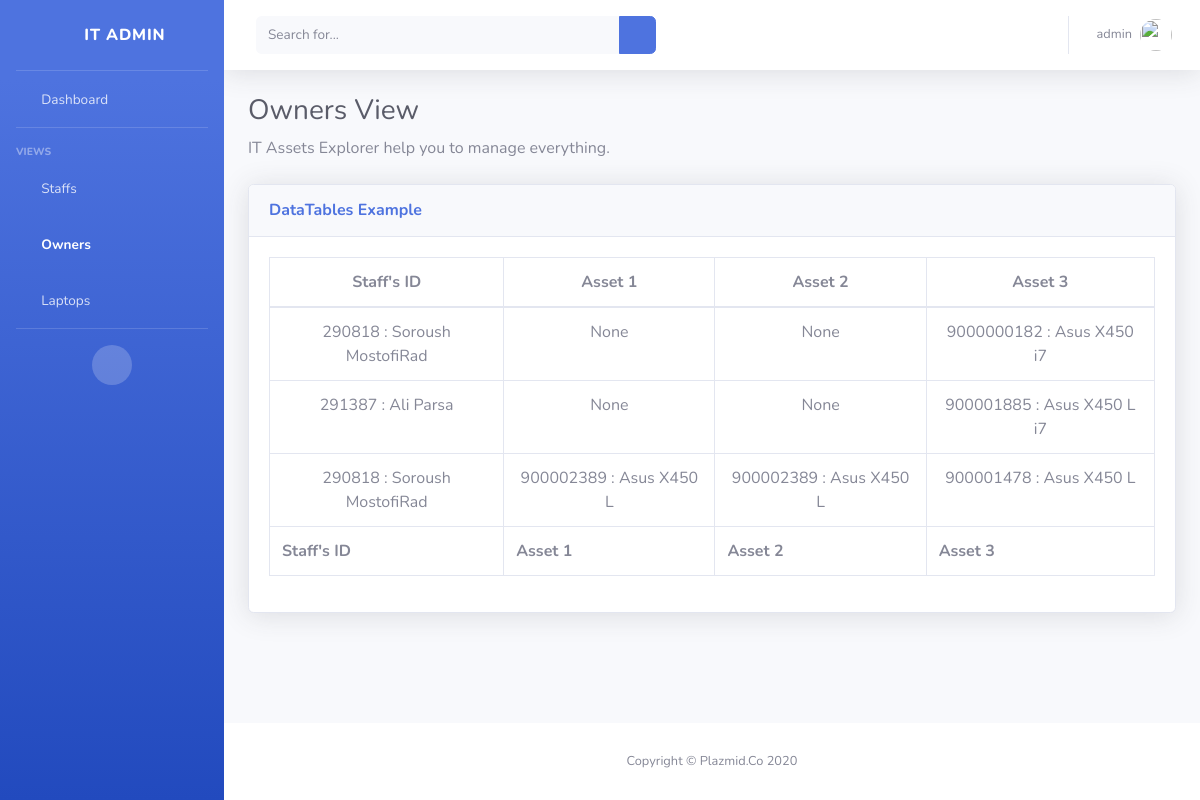
Screenshot of /tables/owners (signed in) with the database file from the repository.
### Assets/models.py (models this page shows, shortened)
class Owner(models.Model):
    owner_id = models.IntegerField(default=0, editable=False, primary_key=True)
    def owner_id(self):
        """
        Counts the total number of live changes of this type and saves the result to the `change_count` field.
        """
        count = self.change_set.filter(is_public=True).count()
        self.change_count = count
        self.save()
    Personal_id = models.ForeignKey(Personals, verbose_name='Personal ID', on_delete=PROTECT)
    owner_asset_1 = models.ForeignKey(Laptops, related_name='Asset1', verbose_name='Asset 1', blank=True, null=True,
                                      on_delete=PROTECT)
    owner_asset_2 = models.ForeignKey(Laptops, related_name='Asset2', verbose_name='Asset 2', blank=True, null=True,
                                      on_delete=PROTECT)
    owner_asset_3 = models.ForeignKey(Laptops, related_name='Asset3', verbose_name='Asset 3', blank=False,
                                      on_delete=PROTECT)

class Personals(models.Model):
    class Meta:
        verbose_name = 'Personals'
        verbose_name_plural = 'Personals'
    id = models.CharField(verbose_name='Personal ID', max_length=30, primary_key=True)
    firstname = models.CharField(verbose_name='First name', max_length=30)
    lastname = models.CharField(verbose_name='Last name', max_length=30)
    email = models.EmailField(verbose_name='Email')
    telphone = models.IntegerField(verbose_name='Telephone')
    photo = models.ImageField(verbose_name='Images', upload_to='staff_photo/', blank=True)
    Department = models.CharField(verbose_name='Department', max_length=30, null=True, blank=True)
    def __str__(self):
        return "%s : %s %s" % (self.id, self.firstname, self.lastname)

class Laptops(models.Model):
    class Meta:
        verbose_name = 'Laptops'
        verbose_name_plural = 'Laptops'
    id = models.CharField(verbose_name='Laptop ID', null=False, primary_key=True, max_length=30)
    model = models.CharField(verbose_name='Model', null=False, max_length=20)
    ram = models.IntegerField(verbose_name='RAM', null=True)
    SSD_512 = 1
    SSD_256 = 2
    HDD_1T = 3
    HDD_512 = 4
    HDD = (
        (SSD_512, 'SSD 512'),
        (SSD_256, 'SSD_256'),
        (HDD_1T, 'HDD_1T'),
        (HDD_512, 'HDD_512'),
    )
    HDD_status = models.IntegerField(choices=HDD, verbose_name='Hard Model')
    Win_7_32 = 1
    Win_7_64 = 2
    Win_8 = 3
    Win_10 = 4
    Win = (
        (Win_7_32, 'Windows 7 32 bit'),
        (Win_7_64, 'Windows 7 64 bit'),
        (Win_8, 'Windows 8 '),
        (Win_10, 'Windows_10'),
    )
    Win_status = models.IntegerField(choices=Win, verbose_name='Windows Status')
    Laptop_stock = 1
    Laptop_inUsed = 2
    Laptop_fixing = 3
    Laptop_overUsed = 4
    Laptop = (
        (Laptop_stock, 'لپ تاپ در انبار'),
        (Laptop_inUsed, 'لپ تاپ نزد کاربر'),
        (Laptop_fixing, 'لپ تاپ در تعمیرگاه'),
        (Laptop_overUsed, ' اسقاط شده است'),
    )
    Laptop_status = models.IntegerField(choices=Laptop, verbose_name='Laptop Status')
    Laptop_Description = models.TextField(verbose_name='Description', null=True)
    laptop_check_labled = models.BooleanField(verbose_name='Labled', default=False)
    def __str__(self):
        return "%s : %s " % (self.id, self.model)

### Assets/views.py (the view)
# urls.py: url('tables/owners', tables_owners_view, name='table_owners_view'),
def tables_owners_view(request):
    if request.user.is_authenticated:
        auth_user = request.user
        owner = Owner.objects.all()
        owner_context = {
            'owners': owner,
            'auth_user': auth_user
        }
        return render(request, 'Owners_tables.html', owner_context)
    else:
        return render(request, '404_not_found.html')

### Assets/templates/Owners_tables.html (shortened to what this page needs)
<!DOCTYPE html>
<html lang="en">
<head>
    {% load static %}
    <link href="{% static 'fontawesome/css/all.min.css' %}" rel="stylesheet" type="text/css">
    <link href="{% static 'css/sb-admin-2.min.css' %}" rel="stylesheet">
    <link href="{% static 'vendor/datatables/dataTables.bootstrap4.min.css' %}" rel="stylesheet">
</head>
<body id="page-top">
<div id="wrapper">
    <ul class="navbar-nav bg-gradient-primary sidebar sidebar-dark accordion" id="accordionSidebar">
        <a class="sidebar-brand d-flex align-items-center justify-content-center" href="#">
            <div class="sidebar-brand-icon rotate-n-15">
                <i class="fas fa-laptop-house"></i>
            </div>
            <div class="sidebar-brand-text mx-3">IT Admin</div>
        </a>
        <hr class="sidebar-divider my-0">
        <li class="nav-item">
            <a class="nav-link" href="{% url 'dashboard_view' %}}">
                <i class="fas fa-fw fa-tachometer-alt"></i>
                <span>Dashboard</span></a>
        </li>
        <hr class="sidebar-divider">
        <div class="sidebar-heading">
            Views
        </div>
        <li class="nav-item ">
            <a class="nav-link " href="{% url 'table_staffs_view' %}">
                <i class="fas fa-fw fa-user"></i>
                <span>Staffs</span>
            </a>
        </li>
        <li class="nav-item active">
            <a class="nav-link" href="{% url 'table_owners_view' %}">
                <i class="fas fa-fw fa-user-friends"></i>
                <span>Owners</span></a>
        </li>
        <li class="nav-item ">
            <a class="nav-link" href="{% url 'table_laptops_view' %}">
                <i class="fas fa-fw fa-laptop"></i>
                <span>Laptops</span></a>
        </li>
        <hr class="sidebar-divider d-none d-md-block">
        <div class="text-center d-none d-md-inline">
            <button class="rounded-circle border-0" id="sidebarToggle"></button>
        </div>
    </ul>
    <div id="content-wrapper" class="d-flex flex-column">
        <div id="content">
            <nav class="navbar navbar-expand navbar-light bg-white topbar mb-4 static-top shadow">
                <form class="d-none d-sm-inline-block form-inline mr-auto ml-md-3 my-2 my-md-0 mw-100 navbar-search">
                    <div class="input-group">
                        <input type="text" class="form-control bg-light border-0 small" placeholder="Search for..."
                               aria-label="Search" aria-describedby="basic-addon2">
                        <div class="input-group-append">
                            <button class="btn btn-primary" type="button">
                                <i class="fas fa-search fa-sm"></i>
                            </button>
                        </div>
                    </div>
                </form>
                <ul class="navbar-nav ml-auto">
                    <li class="nav-item dropdown no-arrow">
                        <a class="nav-link dropdown-toggle" href="#" id="userDropdown" role="button"
                           data-toggle="dropdown" aria-haspopup="true" aria-expanded="false">
                            <span class="mr-2 d-none d-lg-inline text-gray-600 small">{{ auth_user }}</span>
                            <img class="img-profile rounded-circle" src="/media/profile.png">
                        </a>
                    </li>
                </ul>
            </nav>
            <div class="container-fluid">
                <h1 class="h3 mb-2 text-gray-800">Owners View </h1>
                <p class="mb-4">IT Assets Explorer help you to manage everything.</p>
                <div class="card shadow mb-4">
                    <div class="card-header py-3">
                        <h6 class="m-0 font-weight-bold text-primary">DataTables Example</h6>
                    </div>
                    <div class="card-body">
                        <div class="table-responsive">
                            <table class="table table-bordered" id="dataTable" width="100%" cellspacing="0">
                                <thead class="text-center">
                                <tr>
                                    <th>Staff's ID</th>
                                    <th>Asset 1</th>
                                    <th>Asset 2</th>
                                    <th>Asset 3</th>
                                </tr>
                                </thead>
                                <tfoot>
                                <tr>
                                    <th>Staff's ID</th>
                                    <th>Asset 1</th>
                                    <th>Asset 2</th>
                                    <th>Asset 3</th>
                                </tr>
                                </tfoot>
                                <tbody class="text-center">
                                {% if owners %}
                                    {% for owner in owners %}
                                        <tr class="center" style="text-align: center">
                                            <td>{{ owner.Personal_id }}</td>
                                            <td>{{ owner.owner_asset_1 }}</td>
                                            <td>{{ owner.owner_asset_2 }}</td>
                                            <td>{{ owner.owner_asset_3 }}</td>
                                        </tr>
                                    {% endfor %}
                                {% endif %}
                                </tbody>
                            </table>
                        </div>
                    </div>
                </div>
            </div>
        </div>
        <footer class="sticky-footer bg-white">
            <div class="container my-auto">
                <div class="copyright text-center my-auto">
                    <span>Copyright &copy; Plazmid.Co 2020</span>
                </div>
            </div>
        </footer>
    </div>
</div>
</body>
</html>

### rows the page displays
Owner: Personal_id "290818 : Soroush MostofiRad", owner_asset_1 "None", owner_asset_2 "None", owner_asset_3 "9000000182 : Asus X450 i7"
Owner: Personal_id "291387 : Ali Parsa", owner_asset_1 "None", owner_asset_2 "None", owner_asset_3 "900001885 : Asus X450 L i7"
Owner: Personal_id "290818 : Soroush MostofiRad", owner_asset_1 "900002389 : Asus X450 L", owner_asset_2 "900002389 : Asus X450 L", owner_asset_3 "900001478 : Asus X450 L"

### other values shown
{{ auth_user }} "admin"
